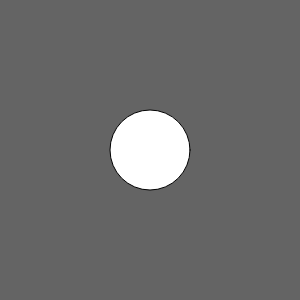
Frame 1 (no input)
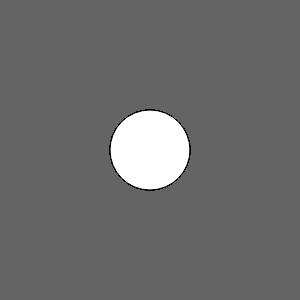
Frame 60 (no input)
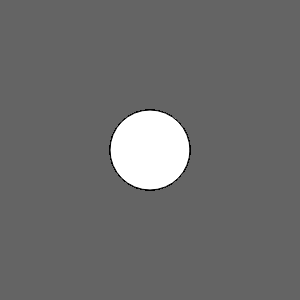
Frame 120 (the mouse pressed at the canvas centre since frame 60)

The p5.js sketch that drew these frames (run headless with seeded random() and noise() and a simulated clock; from frame 60 on, the mouse is pressed at the canvas centre):

// p5.js sketch
// ── sketch.js
function setup(){
    createCanvas(300,300);
    background(100);
}

function draw(){
    ellipse(150,150,80,80);
    
}
